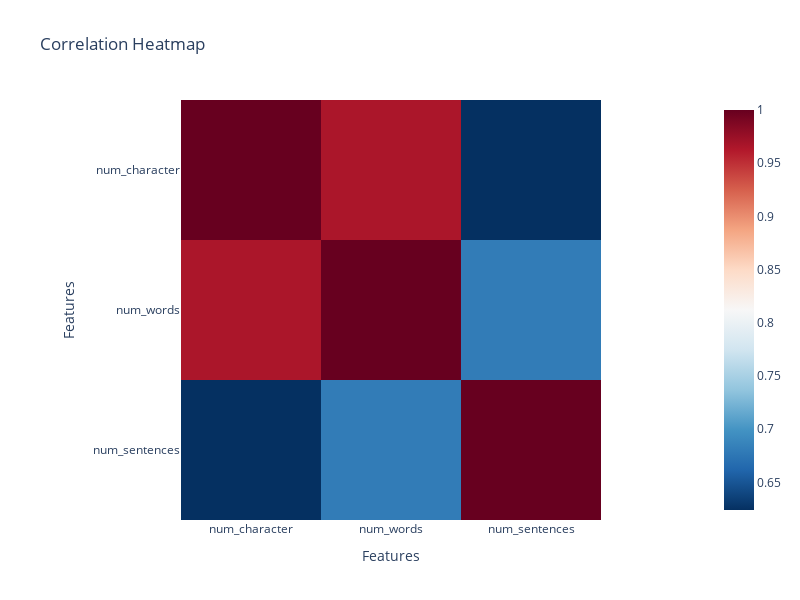

Source (notebook cell):
### Code cell
corr_matrix = df.corr()  # Compute the correlation matrix
fig = px.imshow(corr_matrix, 
                    color_continuous_scale='RdBu_r', 
                    title="Correlation Heatmap",
                    labels=dict(x="Features", y="Features"))  
    
fig.update_layout(width=800, height=600)  
fig.show()

### Figure 1 — Plotly figure (JSON) as saved in the notebook; plotly's stock layout.template omitted (floating-point values rounded to 4 significant figures)
{"data": [{"coloraxis": "coloraxis", "hovertemplate": "Features: %{x}<br>Features: %{y}<br>color: %{z}<extra></extra>", "name": "0", "type": "heatmap", "x": ["num_character", "num_words", "num_sentences"], "xaxis": "x", "y": ["num_character", "num_words", "num_sentences"], "yaxis": "y", "z": [[1, 0.9658, 0.6241], [0.9658, 1, 0.68], [0.6241, 0.68, 1]]}], "layout": {"coloraxis": {"colorscale": [[0, "rgb(5,48,97)"], [0.1, "rgb(33,102,172)"], [0.2, "rgb(67,147,195)"], [0.3, "rgb(146,197,222)"], [0.4, "rgb(209,229,240)"], [0.5, "rgb(247,247,247)"], [0.6, "rgb(253,219,199)"], [0.7, "rgb(244,165,130)"], [0.8, "rgb(214,96,77)"], [0.9, "rgb(178,24,43)"], [1, "rgb(103,0,31)"]]}, "height": 600, "title": {"text": "Correlation Heatmap"}, "width": 800, "xaxis": {"anchor": "y", "constrain": "domain", "domain": [0, 1], "scaleanchor": "y", "title": {"text": "Features"}}, "yaxis": {"anchor": "x", "autorange": "reversed", "constrain": "domain", "domain": [0, 1], "title": {"text": "Features"}}}}
